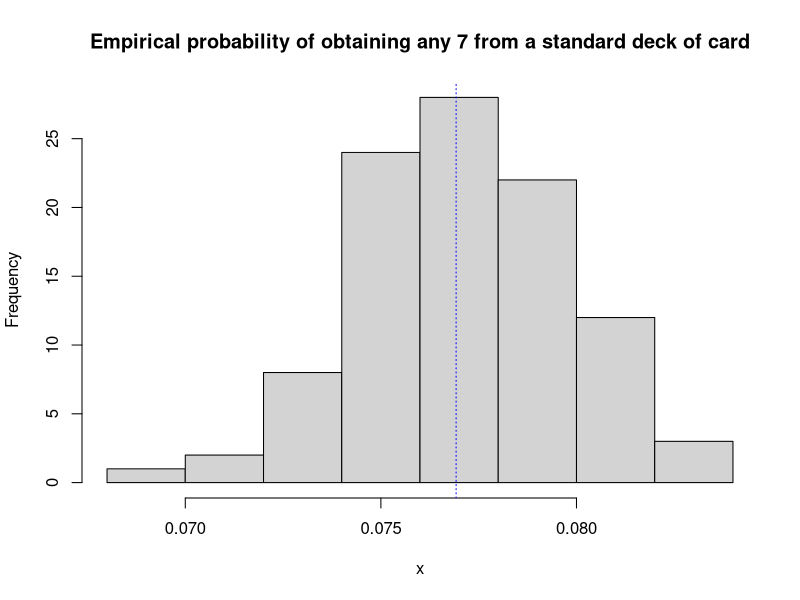

This figure's R source:
suits <- c("Hearts", "Diamond", "Club", "Cross");
numbers <- 1:13;

card_game <- expand.grid(suits, numbers);
card_game <- paste(card_game$Var1, card_game$Var2)

# if the order matters we are in the realm of permutations
# if the order does not matter we use combinations
M <- 100;
N <- 10000;

sample(card_game, 1)

x <- replicate(n = M, (function(){
  v <- replicate(n = N, expr = (function(){
    card <- sample(card_game, 1);
    # probability of any 7 should be 4 in 52 = 1/13 = 0.07692308
    no <- strsplit(x = card, split = " ", fixed = T)[[1]][2];
    return (no == "7");
  })());
  
  p_7 <- sum(v) / length(v);
  p_7
})())

hist(x, main = "Empirical probability of obtaining any 7 from a standard deck of card");
abline(v = 4/52, col = "blue", lty = 3)
